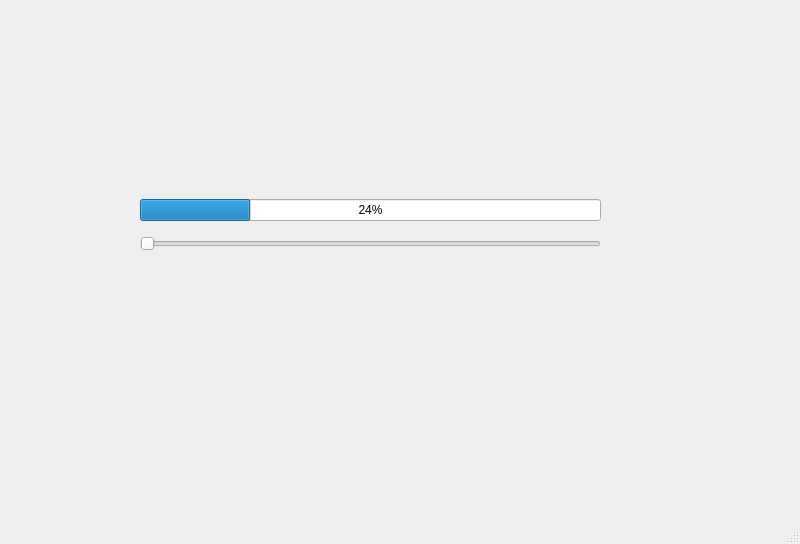
<?xml version="1.0" encoding="UTF-8"?>
<ui version="4.0">
 <class>MainWindow</class>
 <widget class="QMainWindow" name="MainWindow">
  <property name="geometry">
   <rect>
    <x>0</x>
    <y>0</y>
    <width>800</width>
    <height>544</height>
   </rect>
  </property>
  <property name="minimumSize">
   <size>
    <width>800</width>
    <height>0</height>
   </size>
  </property>
  <property name="windowTitle">
   <string>MainWindow</string>
  </property>
  <widget class="QWidget" name="centralwidget">
   <widget class="QWidget" name="">
    <property name="geometry">
     <rect>
      <x>140</x>
      <y>190</y>
      <width>461</width>
      <height>71</height>
     </rect>
    </property>
    <layout class="QVBoxLayout" name="verticalLayout">
     <item>
      <widget class="QProgressBar" name="progressBar">
       <property name="value">
        <number>24</number>
       </property>
      </widget>
     </item>
     <item>
      <widget class="QSlider" name="horizontalSlider">
       <property name="orientation">
        <enum>Qt::Horizontal</enum>
       </property>
      </widget>
     </item>
    </layout>
   </widget>
  </widget>
  <widget class="QMenuBar" name="menubar">
   <property name="geometry">
    <rect>
     <x>0</x>
     <y>0</y>
     <width>800</width>
     <height>25</height>
    </rect>
   </property>
  </widget>
  <widget class="QStatusBar" name="statusbar"/>
 </widget>
 <resources/>
 <connections/>
</ui>
